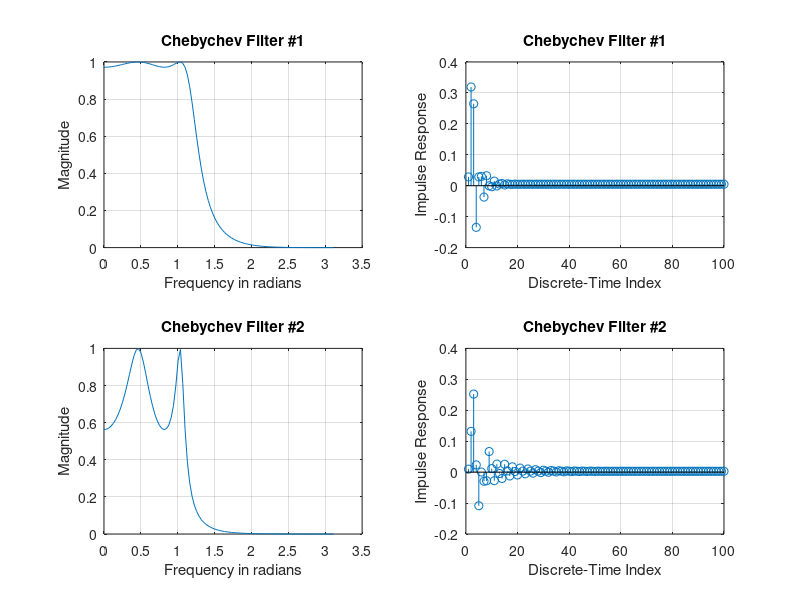
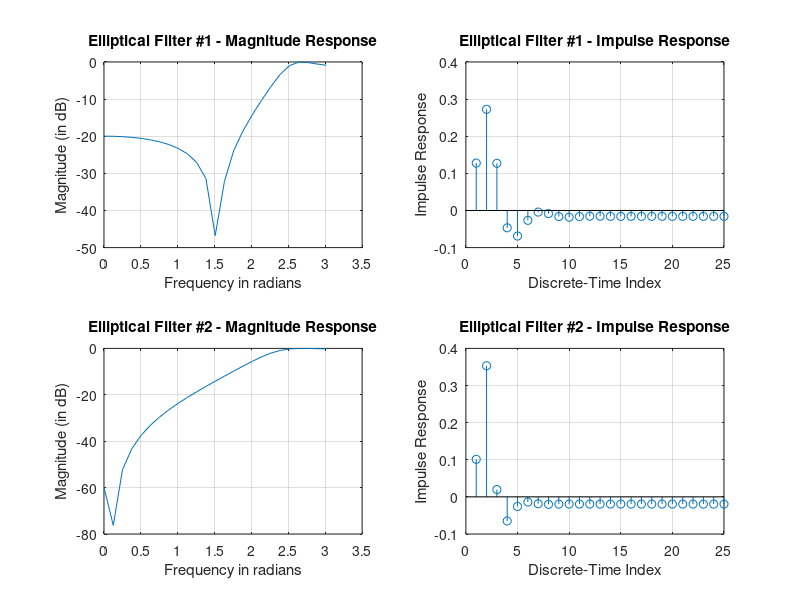

Write the MATLAB code that produced these figures, in order.
% Carlos Lazo
% ECE 503
% Homework #8
% Due: 3/22/10

%% 2) MATLAB Programming and Filter Comparison

clear all; close all; clc;

% a. Chebyshev Filter Design & Comparison

% Design the 1st filter:
% 
%   N  = 4      ; This is a 4th order filter
%   R  = 0.25   ; This is the ripple(dB) in the passband.
%   Wp =        ; 0 < Wp < 1.0, where the 1.0 maps to 1/2 Fs
%                 With Fs = 1000Hz, 1.0 maps to 500Hz.
%                 Wp = .35, which is the cutoff Fp (normalized)
%   type = 'low'; Specying a lowpass filter.

[b1 a1] = cheby1(4,.25,.35,'low');

[H1, w1] = freqz(b1,a1,100);

h1 = real(ifft(H1));

% Design the 2nd filter:
% 
%   N  = 4      ; This is a 4th order filter
%   R  = 5.00   ; This is the ripple(dB) in the passband.
%   Wp =        ; 0 < Wp < 1.0, where the 1.0 maps to 1/2 Fs
%                 With Fs = 1000Hz, 1.0 maps to 500Hz.
%                 Wp = .35, which is the cutoff Fp (normalized)
%   type = 'low'; Specying a lowpass filter.

[b2 a2] = cheby1(4,5.0,.35,'low');

[H2, w2] = freqz(b2,a2,100);

h2 = real(ifft(H2));

figure;
subplot(2,2,1);

plot(w1,abs(H1));
xlabel('Frequency in radians');
ylabel('Magnitude');
title('Chebychev Filter #1');
grid on;

subplot(2,2,2);

stem(h1);
xlabel('Discrete-Time Index');
ylabel('Impulse Response');
title('Chebychev Filter #1');
grid on;

subplot(2,2,3);

plot(w2,abs(H2));
xlabel('Frequency in radians');
ylabel('Magnitude');
title('Chebychev Filter #2');
grid on;

subplot(2,2,4);

stem(h2);
xlabel('Discrete-Time Index');
ylabel('Impulse Response');
title('Chebychev Filter #2');
grid on;

%% 2) MATLAB Programming and Filter Comparison

clear all; close all; clc;

% b. Elliptical Filter Design & Comparison

% Design the 1st filter:
% 
%   N  = 2       ; This is a 2nd order filter
%   Rp = 1.00    ; This is the ripple(dB) in the passband
%   Rs = 20      ; This is the minimum stopband attentuation (dB) passband
%   Wp = .80     ; 0 < Wp < 1.0, where the 1.0 maps to 1/2 Fs.
%                  With Fs = 1000Hz, 1.0 maps to 500Hz.
%                  Wp = .80, which is the cutoff Fp (normalized).
%   type = 'high'; Specying a highpass filter.

[b1 a1] = ellip(2,1,20,.8,'high');

[H1, w1] = freqz(b1,a1,25);

h1 = real(ifft(H1));

% Design the 2nd filter:
% 
%   N  = 2       ; This is a 2nd order filter
%   Rp = 0.25    ; This is the ripple(dB) in the passband
%   Rs = 60      ; This is the minimum stopband attentuation (dB) passband
%   Wp = .80     ; 0 < Wp < 1.0, where the 1.0 maps to 1/2 Fs.
%                  With Fs = 1000Hz, 1.0 maps to 500Hz.
%                  Wp = .80, which is the cutoff Fp (normalized).
%   type = 'high'; Specying a highpass filter.

[b2 a2] = ellip(2,0.25,60,.8,'high');

[H2, w2] = freqz(b2,a2,25);

h2 = real(ifft(H2));

figure;
subplot(2,2,1);

plot(w1,mag2db(abs(H1)));
xlabel('Frequency in radians');
ylabel('Magnitude (in dB)');
title('Elliptical Filter #1 - Magnitude Response');
grid on;

subplot(2,2,2);

stem(h1);
xlabel('Discrete-Time Index');
ylabel('Impulse Response');
title('Elliptical Filter #1 - Impulse Response');
grid on;

subplot(2,2,3);

plot(w2,mag2db(abs(H2)));
xlabel('Frequency in radians');
ylabel('Magnitude (in dB)');
title('Elliptical Filter #2 - Magnitude Response');
grid on;

subplot(2,2,4);

stem(h2);
xlabel('Discrete-Time Index');
ylabel('Impulse Response');
title('Elliptical Filter #2 - Impulse Response');
grid on;